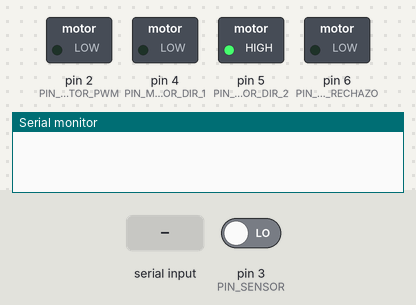
A sketch run on a simulated Arduino Uno, built with avr-gcc and run on an emulated ATmega328P. Parts: switched loads named in the sketch (green lamp = pin HIGH), the last lines printed to the serial monitor. The inputs (shaded band) are chosen by the test bench; at power-on: pin 3 (PIN_SENSOR) LOW.

Above: at 1.2 s.
1.3 s: "accept" received over Serial
At 3.5 s:
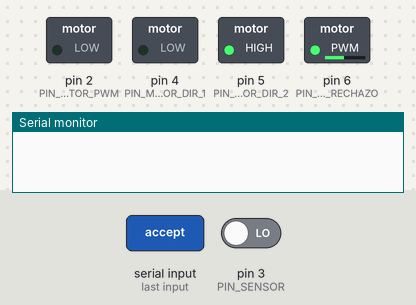
3.8 s: "reject" received over Serial
At 6.0 s:
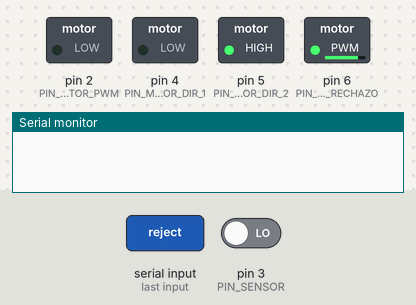
6.3 s: "start" received over Serial
9.2 s: pin 3 (PIN_SENSOR) driven HIGH
At 10.4 s:
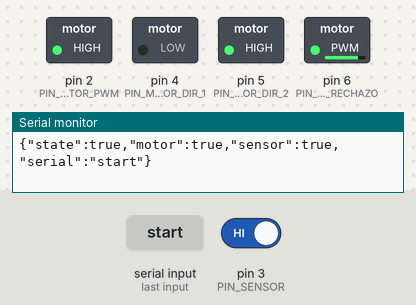
10.7 s: "accept" received over Serial
At 12.9 s:
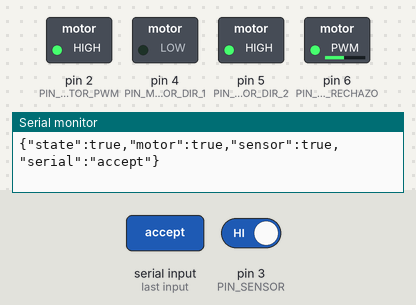
13.2 s: "stop" received over Serial
At 15.2 s:
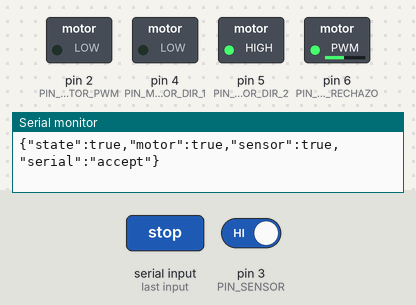
Timing chart, 0 to 16.7 s (numbered marks = the images above; inputs shaded):
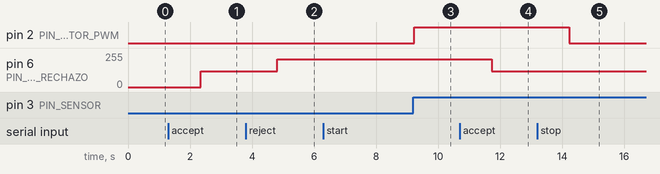

The sketch:

hardware.ino
```cpp
#define PIN_MOTOR_PWM 2
#define PIN_MOTOR_DIR_1 4
#define PIN_MOTOR_DIR_2 5
#define PIN_SENSOR 3
#define PIN_MOTOR_RECHAZO 6
#define DEFAULT_PROGRAM_DELAY 50

String serial_info;
bool state = false;
bool motorState = false;
bool sensorState = false;

void setup() {
  // put your setup code here, to run once:
  Serial.begin(9600);
  pinMode(PIN_MOTOR_PWM, OUTPUT);
  pinMode(PIN_SENSOR, INPUT); // Led motor
  pinMode(PIN_MOTOR_DIR_1, OUTPUT);
  pinMode(PIN_MOTOR_DIR_2, OUTPUT);
  pinMode(PIN_MOTOR_RECHAZO, OUTPUT);
  digitalWrite(PIN_MOTOR_DIR_1, LOW);
  digitalWrite(PIN_MOTOR_DIR_2, HIGH);
}

void loop() {
  if(Serial.available()){
    serial_info = Serial.readString();
    if(serial_info.equals("start")){
      state = true;
    }
    if(serial_info.equals("stop")){
      state = false;
    }
    if(serial_info.equals("accept")){
      analogWrite(PIN_MOTOR_RECHAZO, 120);
    }
    if(serial_info.equals("reject")){
      analogWrite(PIN_MOTOR_RECHAZO, 210);
    }
  }

  if (state)
  {
    motorState = digitalRead(PIN_SENSOR);
    sensorState = digitalRead(PIN_SENSOR);

    // if (motorState) analogWrite(PIN_MOTOR_PWM, 250);
    // else analogWrite(PIN_MOTOR_PWM, 0);
    if (motorState) analogWrite(PIN_MOTOR_PWM, 250);
    else digitalWrite(PIN_MOTOR_PWM, LOW);

    // Stop program
    if(serial_info.equals("continue")){
        motorState = true;
        analogWrite(PIN_MOTOR_PWM, 250);
        if (sensorState)
        {
          serial_info = "";
        }

      }
    printData();
  } else {
    // Turn off execution
    motorState = false;
    analogWrite(PIN_MOTOR_PWM, 0);
  }
  delay(DEFAULT_PROGRAM_DELAY);
}


void printData() {
  Serial.print("{");
  Serial.print("\"state\":");
  if (state) Serial.print("true");
  else Serial.print("false");
  Serial.print(",");
  Serial.print("\"motor\":");
  if (motorState) Serial.print("true");
  else Serial.print("false");
  Serial.print(",");
  Serial.print("\"sensor\":");
  if (sensorState) Serial.print("true");
  else Serial.print("false");
  Serial.print(",");
  Serial.print("\"serial\":");
  Serial.print("\"");
  Serial.print(serial_info);
  Serial.print("\"");
  Serial.println("}");
}
```

Measured:
- after the input at 1.3 s, pin 6 (PIN_MOTOR_RECHAZO): 0/255 → 120/255 after 1.1 s
- after the input at 3.8 s, pin 6 (PIN_MOTOR_RECHAZO): 120/255 → 210/255 after 1.0 s
- after the input at 9.2 s, pin 2 (PIN_MOTOR_PWM): LOW → HIGH at once
- after the input at 10.7 s, pin 6 (PIN_MOTOR_RECHAZO): 210/255 → 120/255 after 1.0 s
- after the input at 13.2 s, pin 2 (PIN_MOTOR_PWM): HIGH → LOW after 1.0 s
